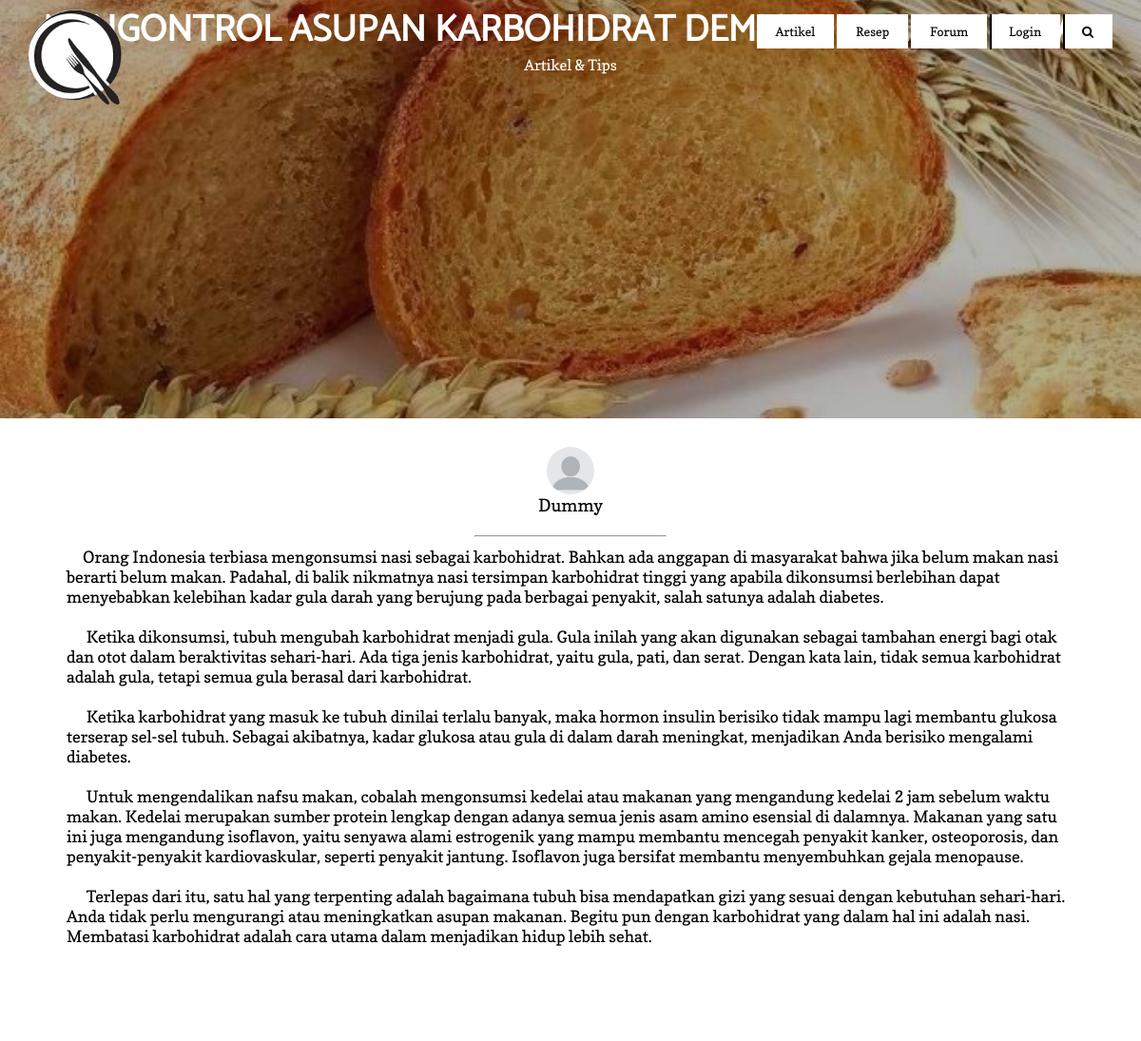
Screenshot of /Artikel/View/?art=2 with the database file from the repository.
### tables this page shows
CREATE TABLE `tb_artikel` (
  `id_artikel` int(255) NOT NULL,
  `id_akun` int(255) NOT NULL,
  `judul` varchar(100) NOT NULL,
  `konten` text NOT NULL,
  `foto` varchar(300) NOT NULL
);

CREATE TABLE `tb_akun` (
  `id_akun` int(255) NOT NULL,
  `nama` varchar(50) NOT NULL,
  `username` varchar(30) NOT NULL,
  `password` varchar(50) NOT NULL,
  `tentang` text NOT NULL,
  `foto` varchar(300) NOT NULL
);

### php/ceklogin.php (called while the page is built, shortened)
<?php
$logged = false;
?>

### Artikel/View/index.php (the view, shortened to what this page needs)
<!DOCTYPE html>
<html>
    <head>
        <link rel="stylesheet" href="../../css/style.css">
        <link rel="stylesheet" href="../../css/top.css">
        <link rel="stylesheet" href="../../css/artikel.css">
        <link rel="stylesheet" href="../../css/query.css">
        <link rel="stylesheet" href="../../css/font-awesome.css">
        <?php
        require_once "../../php/connect.php";
        require_once "../../php/ceklogin.php";
        if(isset($_GET['art']) && !empty($_GET['art'])) {
            $sql = 'SELECT * FROM tb_artikel WHERE id_artikel='.$_GET['art'];
            $result = mysqli_query($connect,$sql);
            if($result) {
                if(mysqli_num_rows($result)) {
                    $row = mysqli_fetch_assoc($result);
                    $judul = $row['judul'];
                    $konten = $row['konten'];
                    $foto_art = $row['foto'];
                    $id_akun = $row['id_akun'];
                } else { header("Location: ../"); }
            } else { header("Location: ../"); }
        } else { header("Location: ../"); }
        ?>
    </head>
    <body>
        <div class="header">
            <a href="../../"><img class="logo" src="../../images/logoo.png"></a>
            <div class="nav" id="nav">
                <div class="nav-item" id="nav-article"><a class="nav-item-a" href="../">Artikel</a></div>
                <div class="nav-item" id="nav-recipes"><a class="nav-item-a" href="javascript:void(0)">Resep</a>
                </div>
                <div class="nav-item" id="nav-forum"><a class="nav-item-a" href="../../Forum/">Forum</a></div>
                <div class="nav-item" id="nav-login">
                    <div style="width: 2px; height: 49%; background: black; float: left; position: absolute;"></div>
                    <?php if($logged == false) { ?>
                    <a class="nav-item-a" href="../../Login/">Login</a>
                    <?php } ?>
                </div>
                <div class="nav-item pointer" id="nav-search" onclick="search()">
                    <div style="width: 2px; height: 49%; background: black; float: left; position: absolute;"></div>
                    <a class="nav-item-a"><i class="fa">&#xf002;</i></a>
                </div>
            </div>
        </div>
        <section class="top">
            <div class="top-bg" style="background-image: url(../../upload/artikel/<?php echo $foto_art; ?>)">
                <div class="bg-bg">
                    <h1 class="main-h1"><?php echo $judul;?></h1>
                    <p class="main-p">Artikel &amp; Tips</p>
                </div>
            </div>
        </section>
        <div class="container">
            <section class="desc" id="desc" style="">
                <div class="desc-cont">
                    <?php
                    $sql = 'SELECT * FROM tb_akun WHERE id_akun='.$id_akun;
                    $result = mysqli_query($connect,$sql);
                    if($result) {
                        if(mysqli_num_rows($result)) {
                            $row = mysqli_fetch_assoc($result);
                            $nama = $row['nama'];
                            $pp = $row['foto'];
                            if(empty($pp)) {
                                $pp = "images/pp.jpg";
                            } else {
                                $pp = "upload/pp/".$pp;
                            }
                        } else { header("Location: ../"); }
                    } else { header("Location: ../"); }
                    ?>
                    <a href="../../Akun?id=<?php echo $id_akun; ?>"><div class="author">
                        <div class="img-parent auth-pp">
                            <img class="img" src="../../<?php echo $pp; ?>">
                        </div>
                        <span>
                            <?php echo $nama; ?>
                        </span>
                    </div></a>
                    <hr class="auth-hr">
                    <p class="desc-p art-text">
                        <?php echo "&emsp;".str_replace("<br />","<br><br>&emsp;",nl2br($konten)); ?>
                    </p>
                </div>
            </section>
        </div>
        <section class="footer">
            <div class="footer-cont">
                <div class="footer-col footer-about">
                    <a href="../../"><img class="footer-logo" src="../../images/logos.png"></a>
                    <p class="footer-about-p">Di sini kami menyediakan resep hidangan berkualitas yang sehat, lezat, dan mudah dimasak di rumah.</p>
                    <a class="footer-about-a" href="../../About/">Read more<i class="fa footer-about-i">&#xf061;</i></a>
                </div>
                <div class="footer-col">
                    <h1 class="footer-h1">What is this</h1>
                    <a class="footer-a" href="../../About/">About Us</a>
                    <a class="footer-a" href="#">Contact Us</a>
                </div>
                <div class="footer-col">
                    <h1 class="footer-h1">Information</h1>
                    <a class="footer-a" href="../../Resep/">Kumpulan Resep</a>
                    <a class="footer-a" href="../../Artikel/">Artikel &amp; Tips</a>
                    <a class="footer-a" href="../../Forum/">Forum</a>
                </div>
                <div class="footer-follow">
                    <h1 class="follow-h1">Follow Us</h1>
                    <a href="#"><div class="icon-cont"><i class="fa icon-follow">&#xf09a;</i></div></a>
                    <a href="#"><div class="icon-cont"><i class="fa icon-follow">&#xf099;</i></div></a>
                    <a href="#"><div class="icon-cont"><i class="fa icon-follow">&#xf0d5;</i></div></a>
                    <a href="#"><div class="icon-cont"><i class="fa icon-follow">&#xf16d;</i></div></a>
                    <a href="#"><div class="icon-cont"><i class="fa icon-follow">&#xf16a;</i></div></a>
                </div>
            </div>
        </section>
    </body>
</html>

### css/style.css (style rules this page uses)
* { margin: 0; color: black; text-decoration: none; font-size: 13px; font-family: copse; }
h1 { text-transform: uppercase; font-family: catamaran; }
hr { margin: 7px 0; }
.author { margin-top: 30px; padding-bottom: 20px; display: inline-block; }
.auth-hr { width: 200px; margin: auto; }
.author span { font-size: 1.4em; }
.auth-pp { width: 50px; height: 50px; border-radius: 50px; margin: auto; }
.pointer { cursor: pointer; }
.container { margin-top: -10px; background: white; margin-bottom: 250px; }
.img-parent { overflow: hidden; display: flex; align-items: center; justify-content: center; }
.header { position: fixed; top: 0; width: 100%; height: 75px; background: none; transition: .5s; z-index: 5; }
.logo { height: 100px; margin: 10px 30px; transition: .3s; float: left; }
.nav { float: right; margin: 15px 30px; height: 40px; }
.nav-item { display: inline-block; background: white; transition: .3s; cursor: pointer; }
.nav-item-a { display: inline-block; padding: 10px 20px; }
.bg-bg { background-color: rgba(0, 0, 0, 0.3); width: 100%; height: 100%; display: table; border-collapse: collapse; }
.main-h1 { padding: 0 10px; color: white; text-align: center; font-size: 3em; }
.main-p { color: white; text-align: center; font-size: 1.2em; margin-top: -5px; }
.desc-cont { margin: auto; max-width: 1100px; text-align: center; }
.desc-p { margin-top: 10px; font-size: 17px; }
.footer { background: black; padding-bottom: 70px; width: 100%; z-index: -1; position: fixed; bottom: 0; }
.footer-cont { width: 1100px; margin: auto; padding-top: 15px; }
.footer-col { display: inline-table; margin: 0 30px; max-width: 240px; top: 0; }
.footer-about { transform: translateY(20px); }
.footer-about-p { padding-left: 15px; color: #b2b2b2; display: inline-block; }
.footer-about-a { margin-top: 10px; padding-left: 5px; color: white; display: inline-block; float: right; }
.footer-about-i { color: white; padding-left: 5px; }
.footer-h1 { color: white; font-size: 20px; margin-bottom: 10px; }
.footer-a { color: white; font-size: 14px; }
.icon-cont { display: inline-block; background: white; padding: 7px; width: 15px; border-radius: 30px; margin-left: 7px; text-align: center; transition: .2s; }
.footer-follow { display: inline-table; max-width: 240px; margin: 0 30px; }
.icon-follow { font-size: 15px; }
.follow-h1 { color: white; margin-left: 10px; margin-bottom: 10px; font-size: 20px; }

### css/top.css (style rules this page uses)
.top-bg { width: 100%; height: 450px; background-size: cover; background-repeat: no-repeat; background-position: center; }

### css/artikel.css (style rules this page uses)
.art-text { text-align: left; padding: 100px 20px; padding-top: 0; }

### Artikel/View/index.php (style rules this page uses)
html, body { height: 100%; }

### rows the page displays
tb_artikel: foto (picture), judul "MENGONTROL ASUPAN KARBOHIDRAT DEMI HIDUP LEBIH SEHAT", konten "Orang Indonesia terbiasa mengonsumsi nasi sebagai karbohidrat. Bahkan ada anggapan di masyarakat bahwa jika belum makan nasi berarti belum makan. Padahal, di balik nikmatnya nasi tersimpan karbohidrat tinggi yang apabila dikonsumsi berlebihan dapat menyebabkan kelebihan kadar gula darah yang berujung pada berbagai penyakit, salah satunya adalah diabetes. Ketika dikonsumsi, tubuh mengubah karbohidrat menjadi gula. Gula inilah yang akan digunakan sebagai tambahan energi bagi otak dan otot dalam beraktivitas sehari-hari. Ada tiga jenis karbohidrat, yaitu gula, pati, dan serat. Dengan kata lain, tidak semua karbohidrat adalah gula, tetapi semua gula berasal dari karbohidrat. Ketika karbohidrat…"
tb_akun: nama "Dummy"
